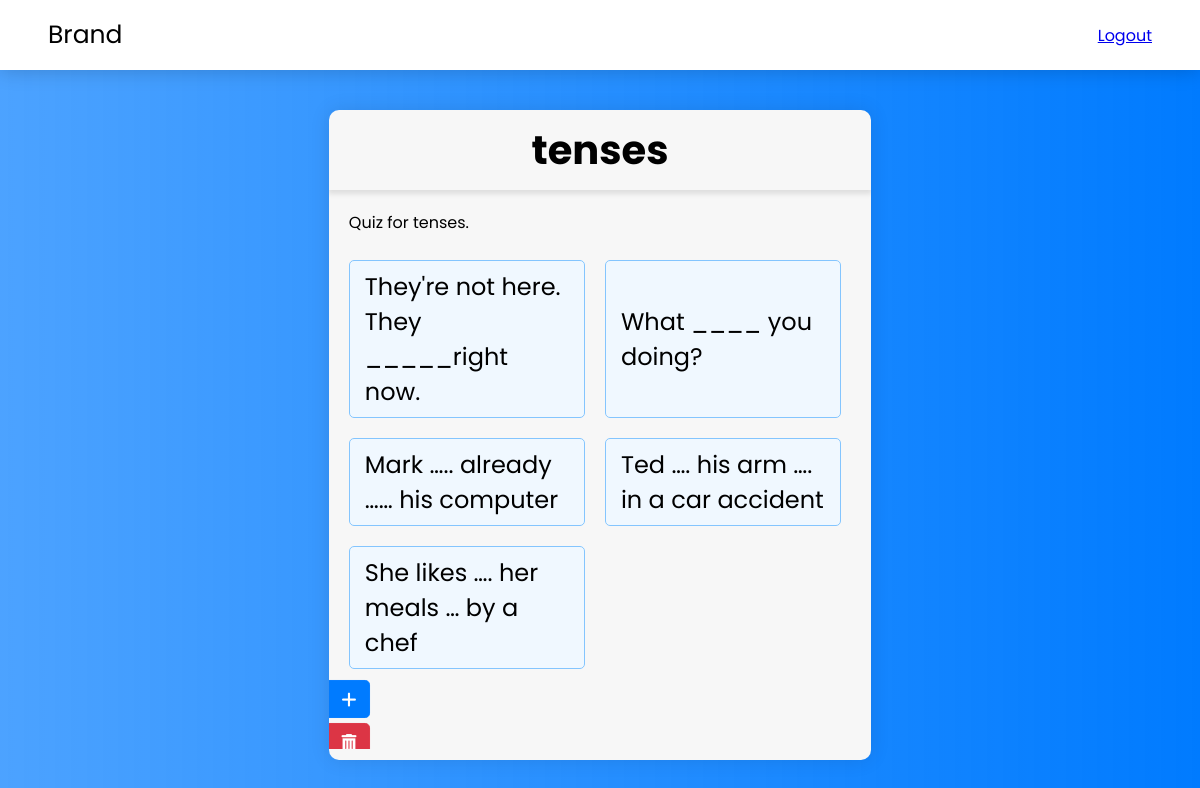
The app's page /settings/exams/tenses/ (signed in) with its own data.
### her/models.py (models this page shows, shortened)
class Exam(models.Model):
    name = models.CharField(max_length=100)
    slug = models.SlugField(max_length=100, unique=True)
    description = models.TextField()
    count_down = models.PositiveBigIntegerField(default=0)  # in minutes
    quizzes_length = models.PositiveBigIntegerField(default=0)
    private = models.BooleanField(default=False)
    created_at = models.DateTimeField(auto_now_add=True)
    updated_at = models.DateTimeField(auto_now=True)

class Quiz(models.Model):
    question = models.CharField(max_length=255)
    answer = models.CharField(max_length=255)
    user_answer = models.ManyToManyField(
        UserAnswer, blank=True, null=True)
    exam = models.ForeignKey(
        Exam, on_delete=models.CASCADE, null=True, default=None)
    species = models.ForeignKey('QuizType', on_delete=models.CASCADE)
    created_at = models.DateTimeField(auto_now_add=True)
    updated_at = models.DateTimeField(auto_now=True)
    class Meta:
        verbose_name_plural = "Quizes"

### edit/views.py (the view)
# urls.py: path("exams/<str:slug>/", views.exam, name="exam"),
@staff_member_required
def exam(request, slug):
    exam = Exam.objects.get(slug=slug)
    quiz_users = QuizUser.objects.all()
    quizzes = Quiz.objects.filter(exam=exam)
    t = []
    for quiz_user in quiz_users:
        if quiz_user.passed_exams.filter(slug=slug).exists():
            t.append(quiz_user)
    return render(request, 'settings/exam.html', {'exam': exam, 't': t, 'quizzes': quizzes})

### her/templates/settings/exam.html (shortened to what this page needs)
{% extends 'her/base.html' %} {% block content %} {% csrf_token %}
<div class="container">
  <div class="quiz-box">
    <div class="quiz-title">
      <span>{{ exam.name }}</span>
    </div>
    <div class="content">
      <p>{{ exam.description }}</p>
      <div class="answers">
        {% for quiz in quizzes %}
        <div class="option" data-quiz-id="{{quiz.id}}">
          <span>{{ quiz.question }}</span>
        </div>
        {% endfor %}
      </div>
      <div class="add mt">
          <a href="{% url 'edit:add_quiz' exam.id  %}" class="side-btn">
          <button class="button"><span class="icon"><i class="fas fa-plus"></i></span><span class="text">Add Question</span></button>
        </a>
      </div>
      <div class="delete">
          <a href="{% url 'edit:delete_exam' exam.id %}" class="side-btn">
          <button class="button button-danger"><span class="icon"><i class="fas fa-trash-can"></i></span><span class="text">Delete this exam</span></button>
        </a>
      </div>
    </div>
  </div>
</div>
{% endblock %}

### static/assets/css/style.css (style rules this page uses)
* { margin: 0; padding: 0; box-sizing: border-box; font-family: Poppins; transition: all 200ms; }
body { background: var(--light-body-background); max-width: none !important; }
.container { width: 100%; margin-top: 40px; display: flex; justify-content: center; position: relative; }
.container .quiz-box { background: var(--light-quiz-box-background, #f7f7f7); transition: 450ms; overflow: hidden; min-width: 400px; max-width: 800px; border-radius: 10px; box-shadow: 0 0 20px 0 rgba(0, 0, 0, 0.1); max-height: 650px; }
.container .quiz-box .quiz-title { position: relative; text-align: center; font-size: 40px; font-weight: bold; width: 100%; padding: 10px 0; box-shadow: 0px 3px 5px 1px rgba(0, 0, 0, 0.1); }
.quiz-box .content { padding: 20px; height: 86%; overflow: auto; }
.quiz-box .answers { margin: 25px auto 0 auto; display: grid; grid-template-columns: repeat(auto-fill, 47%); gap: 20px; }
.quiz-box .answers .option { background: aliceblue; border: 1px solid #84c5fe; border-radius: 5px; padding: 8px 15px; font-size: 24px; cursor: pointer; transition: all 0.3s ease; display: flex; align-items: center; justify-content: space-between; }
.button { height: 40px; padding: 0 13px; font-size: 18px; font-weight: 400; cursor: pointer; border: none; outline: none; color: #fff; border-radius: 5px; background: #007bff; border: 1px solid #007bff; line-height: 10px; transform: scale(0.95); user-select: none; }
.button.button-danger { background: #dc3545; border: 1px solid #dc3545; }
.side-btn { display: inline-block; transform: translateX(-50%); text-align: left; margin-bottom: 3px; transition: 250ms; }
.side-btn .button .icon { transition: 250ms linear all; }
.side-btn button { border-radius: 0 5px 5px 0; }

### static/assets/css/root.css (style rules this page uses)
:root { --light-body-background: linear-gradient( to left, rgba(0, 123, 255, 1), rgba(0, 123, 255, 0.7) ); --light-quiz-option-background: aliceblue; --light-quiz-option-onHover-background: #cce5ff; --light-quiz-option-onHover-color: #004085; --light-quiz-option-onHover-border: 1px solid #b8daff; --light-quiz-option-incorrect-background: #f8d7da; --light-quiz-option-incorrect-color: #721c24; --light-quiz-option-incorrect-border: 1px solid #f5c6cb; --light-quiz-option-correct-background: #d4edda; --light-quiz-option-correct-color: #155724; --light-quiz-option-correct-border: 1px solid #c3e6cb; --light-quiz-timer-warn-color: #ffcc00; --light-quiz-timer-danger-color: #cc3300; --navbar-height: 70px; }
.mt { margin-top: 10px; }

### records on screen
Exam: name "tenses", description "Quiz for tenses."
Quiz: question "They're not here. They _____right now."
Quiz: question "What ____ you doing?"
Quiz: question "Mark ….. already …… his computer"
Quiz: question "Ted …. his arm …. in a car accident"
Quiz: question "She likes …. her meals … by a chef"
